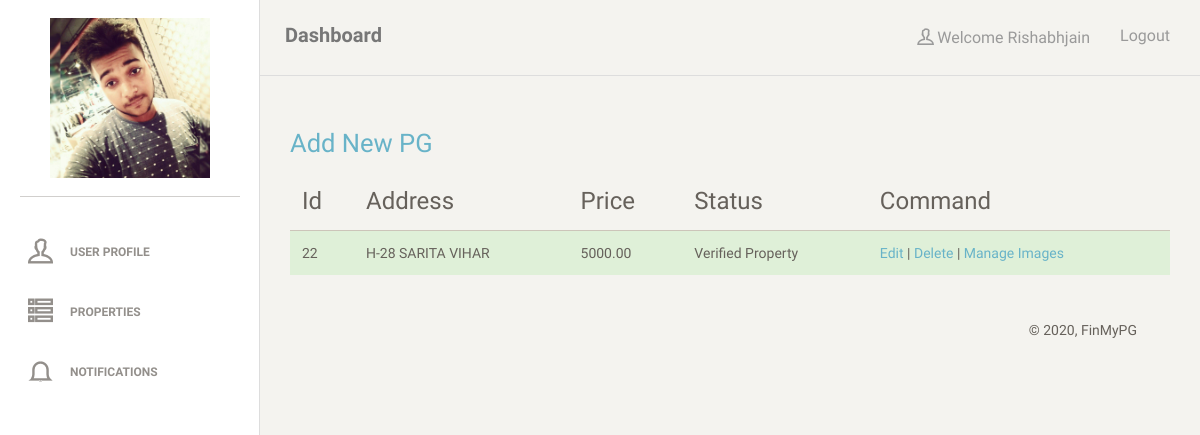
Page /owner/pgs/ (signed in) on the committed database.
### main/models.py (models this page shows)
class Owner(models.Model):
    loginid=models.ForeignKey(Login,on_delete=models.CASCADE)
    name=models.CharField(max_length=30)
    address=models.CharField(max_length=30)
    phone=models.IntegerField()
    email=models.EmailField(max_length=30)
    photo=models.FileField()

class Login(models.Model):
    username=models.CharField(max_length=30)
    password=models.CharField(max_length=30)
    logintype=models.CharField(max_length=30)

class PG(models.Model):
    ownerid=models.ForeignKey(Owner, on_delete=models.CASCADE)
    address=models.CharField(max_length=30)
    location=models.CharField(max_length=30)
    city=models.CharField(max_length=30)
    pin=models.IntegerField()
    rent=models.DecimalField(max_digits=10,decimal_places=2)
    occupancy=models.IntegerField()
    forgender=models.CharField(max_length=30)
    size=models.IntegerField()
    rooms=models.IntegerField()
    intime=models.DateTimeField()
    outtime=models.DateTimeField()
    description=models.TextField(default="")
    isverified=models.BooleanField(default=False)

### owner/views.py (the view)
# urls.py: path(r'owner/pgs/', owner.pglist),
def pglist(request):
	loginid=request.session.get('loginid')
	if(loginid and request.method=='GET'):
		data={}
		data['username']=Login.objects.get(id=loginid).username
		data['profile']=Owner.objects.get(loginid=loginid)
		owner=Owner.objects.get(loginid=loginid)
		pgs=PG.objects.filter(ownerid=owner)
		data['pgs']=pgs
		return render(request,'owner/pglist.html',data)

### owner/templates/owner/pglist.html
{% extends 'owner/base.html' %}
{% block main %}
        <div class="content">
            <div class="container-fluid">
                <h3><a href="/owner/addpg/">Add New PG</a></h3>
                <table class="table">
                    <tr >
                        <td style="border-top-style:none;font-size:24px;">Id</td>
                        <td style="border-top-style:none;font-size:24px;">Address</td>
                        <td style="border-top-style:none;font-size:24px;">Price</td>
                        <td style="border-top-style:none;font-size:24px;">Status</td>
                        <td style="border-top-style:none;font-size:24px;">Command</td>
                    </tr>
                  {% for pg in pgs %}
                    <tr class="{% if pg.isverified %}success{% else %}danger{% endif %}">
                        <td>{{pg.id}}</td>
                        <td>{{pg.address}}</td>
                        <td>{{pg.rent}}</td>
                        <td>{% if not pg.isverified %}Pending for Verification{% else %}Verified Property{% endif %}</a></td>
                        <td><a  href="/owner/update/{{pg.id}}/">Edit</a> | <a href="/owner/delete/{{pg.id}}/">Delete</a> | <a href="/owner/update/images/{{pg.id}}/">Manage Images</a> </td>
                    </tr>
                {% endfor %}
                </table>
{% endblock %}

### owner/templates/owner/base.html (shortened to what this page needs)
{% load static %}
<!doctype html>
<html lang="en">
<head>
    <link href="{% static 'owner/css/bootstrap.min.css' %}" rel="stylesheet" />
    <link href="{% static 'owner/css/animate.min.css' %}" rel="stylesheet"/>
    <link href="{% static 'owner/css/paper-dashboard.css' %}" rel="stylesheet"/>
    <link href="{% static 'owner/css/demo.css' %}" rel="stylesheet" />
    <link href="http://maxcdn.bootstrapcdn.com/font-awesome/latest/css/font-awesome.min.css" rel="stylesheet">
    <link href="{% static 'owner/css/themify-icons.css' %}" rel="stylesheet">
</head>
<body>
<div class="wrapper">
    <div class="sidebar" data-background-color="white" data-active-color="danger">
    	<div class="sidebar-wrapper">
            <div class="logo" style="text-align: center;">
                <img src="/images/{{profile.photo}}" style="width:160px;height: 160px;" data-toggle="modal" data-target="#myModal">
            </div>
            <ul class="nav">
                <li>
                    <a href="/owner/profile/">
                        <i class="ti-user"></i>
                        <p>User Profile</p>
                    </a>
                </li>
                <li>
                    <a href="/owner/pgs/">
                        <i class="ti-view-list-alt"></i>
                        <p>Properties</p>
                    </a>
                </li>
                <li>
                    <a href="/owner/notifications/">
                        <i class="ti-bell"></i>
                        <p>Notifications</p>
                    </a>
                </li>
            </ul>
    	</div>
    </div>
    <div class="main-panel">
        <nav class="navbar navbar-default">
            <div class="container-fluid">
                <div class="navbar-header">
                    <a class="navbar-brand" href="#">Dashboard</a>
                </div>
                <div class="collapse navbar-collapse">
                    <ul class="nav navbar-nav navbar-right">
                        <li>
                            <a href="#" class="dropdown-toggle" data-toggle="dropdown">
                                <i class="ti-user"></i>
                                <p style="text-transform: capitalize;">Welcome {{username}}</p>
                            </a>
                        </li>
                        <li>
                            <a href="/owner/logout/">
                                <p>Logout</p>
                            </a>
                        </li>
                    </ul>
                </div>
            </div>
        </nav>
    {% block main %}
    {% endblock %}
        <footer class="footer">
            <div class="container-fluid">
                <div class="copyright pull-right">
                    &copy; <script>document.write(new Date().getFullYear())</script>, FinMyPG
                </div>
            </div>
        </footer>
    </div>
</div>
</body>
</html>

### rows in the picture
Owner: photo (picture)
Login: username "Rishabhjain"
PG: id "22", address "H-28 SARITA VIHAR", rent "5000.00", isverified "Verified Property"
